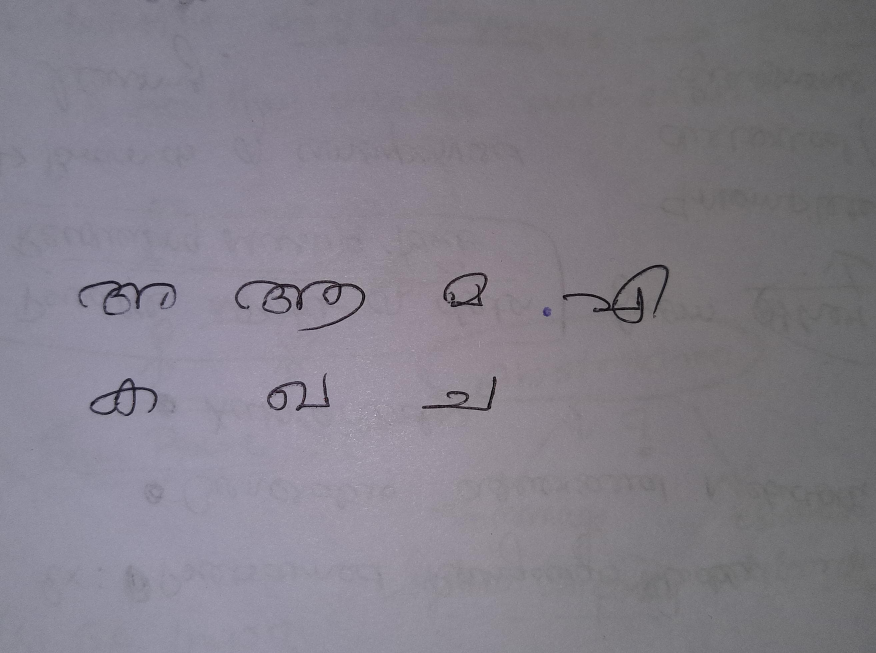
#> input picture WhatsApp Image 2025-02-14 at 20.42.59_238b7707.jpg, 2628 x 1959 px (shown at 1/3 size)
$ jupyter execute --allow-errors main.ipynb
#> lines starting #> are read from the running program, lines starting #| are printed output that depends on the picture; after the words box and inside, x2 and y2 are one past the last pixel; in counts of white or black regions, pixels touching at a corner belong together
### ocr/helpers.py
# -*- coding: utf-8 -*-
"""
Helper functions for ocr project
"""
import matplotlib.pyplot as plt
import numpy as np
import cv2


SMALL_HEIGHT = 800


# [5 lines left out: function implt, not called in this run]


def resize(img, height=SMALL_HEIGHT, always=False):
    """Resize image to given height."""
    if (img.shape[0] > height or always):
        rat = height / img.shape[0]
        return cv2.resize(img, (int(rat * img.shape[1]), height))

    return img


def ratio(img, height=SMALL_HEIGHT):
    """Getting scale ratio."""
    return img.shape[0] / height


# [12 lines left out: function img_extend, not called in this run]

### ocr/page.py
# -*- coding: utf-8 -*-
"""
Crop background and transform perspective from the photo of page
"""
import numpy as np
import cv2

from .helpers import *

def detection(image, area_thresh = 0.5):
    """Finding Page."""
    small = resize(image)
    # Edge detection
    image_edges = _edges_detection(small, 200, 250)

    # Close gaps between edges (double page clouse => rectangle kernel)
    closed_edges = cv2.morphologyEx(image_edges,
                                    cv2.MORPH_CLOSE,
                                    np.ones((5, 11)))
    # Countours
    page_contour = _find_page_contours(closed_edges, small, area_thresh)

    # Recalculate to original scale
    page_contour = page_contour.dot(ratio(image, small.shape[0]))
    # Transform prespective
    new_image = _persp_transform(image, page_contour)
    return new_image


def _edges_detection(img, minVal, maxVal):
    """Preprocessing (gray, thresh, filter, border) + Canny edge detection."""
    img = cv2.cvtColor(img, cv2.COLOR_BGR2GRAY)

    img = cv2.bilateralFilter(img, 9, 75, 75)
    img = cv2.adaptiveThreshold(img, 255,
                                cv2.ADAPTIVE_THRESH_GAUSSIAN_C,
                                cv2.THRESH_BINARY, 115, 4)

    # Median blur replace center pixel by median of pixels under kelner
    # => removes thin details
    img = cv2.medianBlur(img, 11)

    # Add black border - detection of border touching pages
    img = cv2.copyMakeBorder(img, 5, 5, 5, 5,
                             cv2.BORDER_CONSTANT,
                             value=[0, 0, 0])
    return cv2.Canny(img, minVal, maxVal)


def _four_corners_sort(pts):
    """Sort corners in order: top-left, bot-left, bot-right, top-right."""
    diff = np.diff(pts, axis=1)
    summ = pts.sum(axis=1)
    return np.array([pts[np.argmin(summ)],
                     pts[np.argmax(diff)],
                     pts[np.argmax(summ)],
                     pts[np.argmin(diff)]])


def _contour_offset(cnt, offset):
    """Offset contour because of 5px border."""
    cnt += offset
    cnt[cnt < 0] = 0
    return cnt


def _find_page_contours(edges, img, area_thresh):
    """Finding corner points of page contour."""
    contours, hierarchy = cv2.findContours(edges,
                                                cv2.RETR_TREE,
                                                cv2.CHAIN_APPROX_SIMPLE)

    # Finding biggest rectangle otherwise return original corners
    height = edges.shape[0]
    width = edges.shape[1]
    MIN_COUNTOUR_AREA = height * width * area_thresh
    MAX_COUNTOUR_AREA = (width - 10) * (height - 10)

    max_area = MIN_COUNTOUR_AREA
    page_contour = np.array([[0, 0],
                             [0, height-5],
                             [width-5, height-5],
                             [width-5, 0]])

    for cnt in contours:
        perimeter = cv2.arcLength(cnt, True)
        approx = cv2.approxPolyDP(cnt, 0.03 * perimeter, True)

        # Page has 4 corners and it is convex
        if (len(approx) == 4 and
                cv2.isContourConvex(approx) and
                max_area < cv2.contourArea(approx) < MAX_COUNTOUR_AREA):

            max_area = cv2.contourArea(approx)
            page_contour = approx[:, 0]

    # Sort corners and offset them
    page_contour = _four_corners_sort(page_contour)
    return _contour_offset(page_contour, (-5, -5))


def _persp_transform(img, s_points):
    """Transform perspective from start points to target points."""
    # Euclidean distance - calculate maximum height and width
    height = max(np.linalg.norm(s_points[0] - s_points[1]),
                 np.linalg.norm(s_points[2] - s_points[3]))
    width = max(np.linalg.norm(s_points[1] - s_points[2]),
                 np.linalg.norm(s_points[3] - s_points[0]))

    # Create target points
    t_points = np.array([[0, 0],
                        [0, height],
                        [width, height],
                        [width, 0]], np.float32)

    # getPerspectiveTransform() needs float32
    if s_points.dtype != np.float32:
        s_points = s_points.astype(np.float32)

    M = cv2.getPerspectiveTransform(s_points, t_points)
    return cv2.warpPerspective(img, M, (int(width), int(height)))

### main.ipynb
[cell 1]
import cv2
import numpy as np
import os
from tqdm import tqdm
from ocr import page, words

[cell 2]
import cv2
import os
import numpy as np
from tqdm import tqdm
import json

output_folder = "cropped_letters"
if not os.path.exists(output_folder):
    os.makedirs(output_folder)

image_path = r"WhatsApp Image 2025-02-14 at 20.42.59_238b7707.jpg"
image = cv2.imread(image_path)
#> image is the input picture: shape (1959, 2628, 3); mean B, G, R 137.2, 127.5, 131.3
image = page.detection(image)  # Ensure `page.detection()` is correctly defined
#> in _edges_detection, `img = cv2.adaptiveThreshold(img, 255, cv2.ADAPTIVE_THRESH_GAUSSIAN_C, ..`:
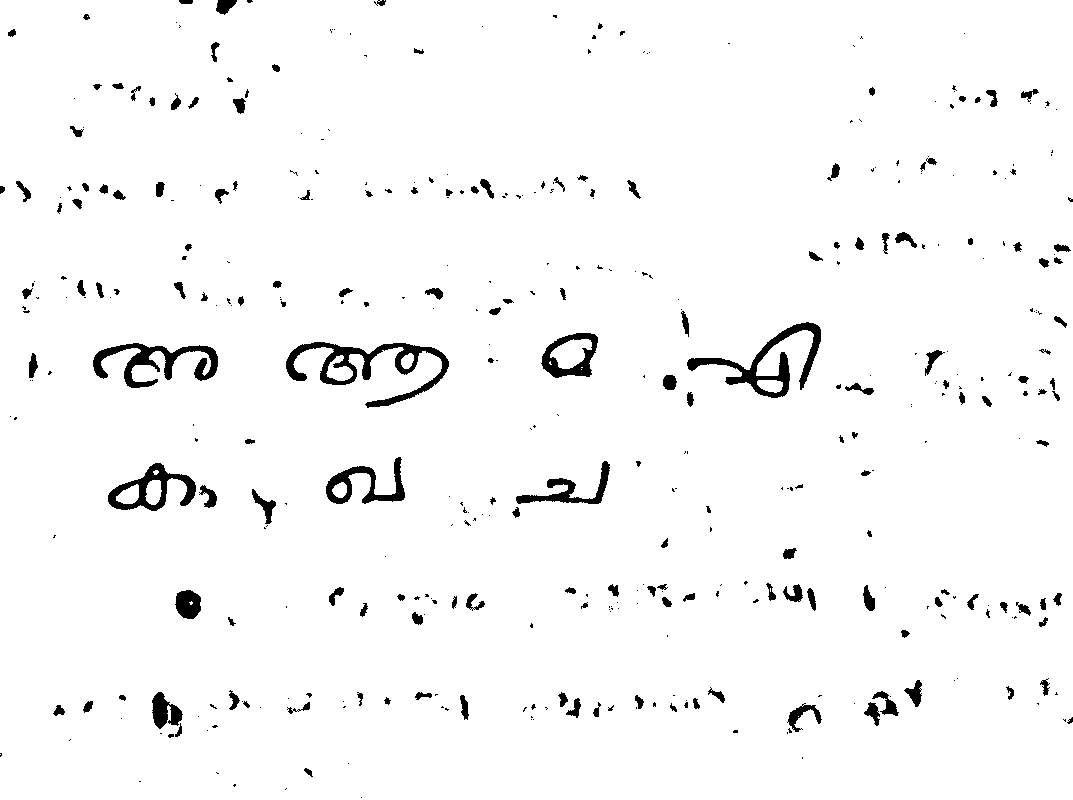
#> img: shape (800, 1073); 97% white; 414 black regions (246 under 20 px), largest, box (x1, y1, x2, y2) and area: (286, 342, 449, 408) 2804, (687, 322, 821, 398) 2331, (93, 343, 218, 388) 2049
#> in _edges_detection, `img = cv2.medianBlur(img, 11)`: img: shape (800, 1073); 98.2% white; 79 black regions (15 under 20 px), largest, box (x1, y1, x2, y2) and area: (688, 323, 821, 394) 1746, (108, 464, 172, 510) 1192, (542, 333, 598, 377) 1083
#> in _edges_detection, `img = cv2.copyMakeBorder(img, 5, 5, 5, 5, cv2.BORDER_CONSTANT, value=[..`:
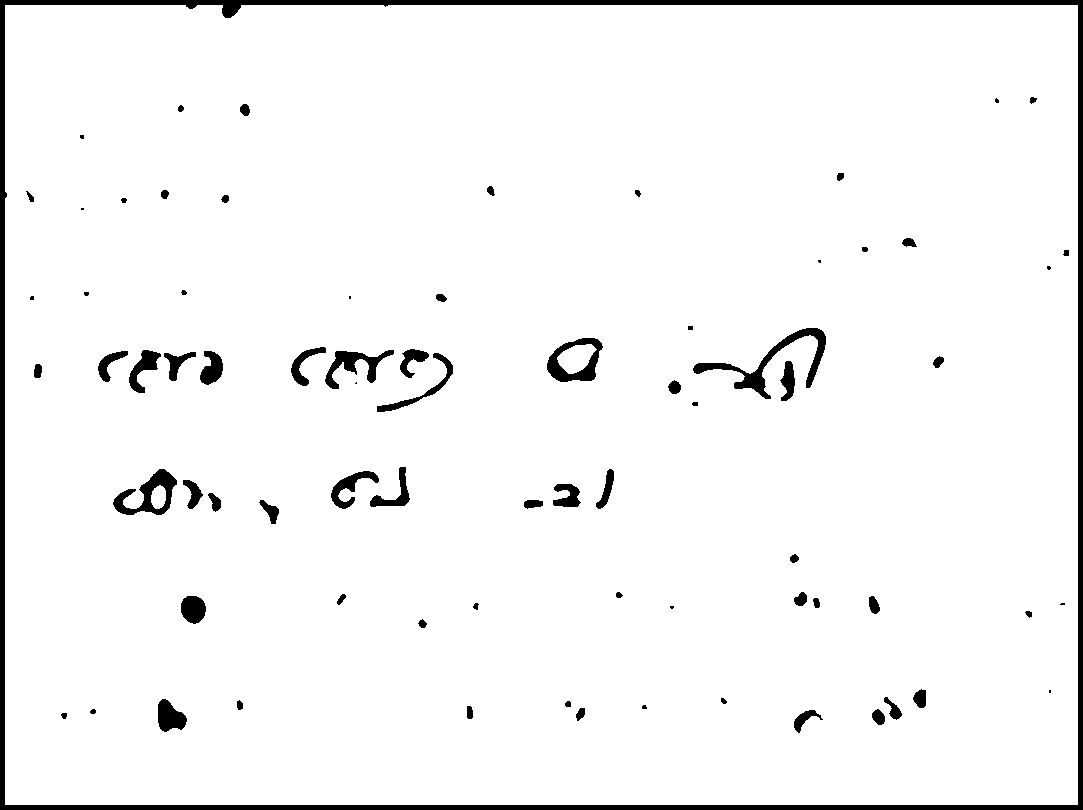
#> img: shape (810, 1083); 96.1% white; 76 black regions (13 under 20 px), largest, box (x1, y1, x2, y2) and area: (0, 0, 1083, 810) 19064, (693, 328, 826, 399) 1746, (113, 469, 177, 515) 1192
#> in _edges_detection, `return cv2.Canny(img, minVal, maxVal)`:
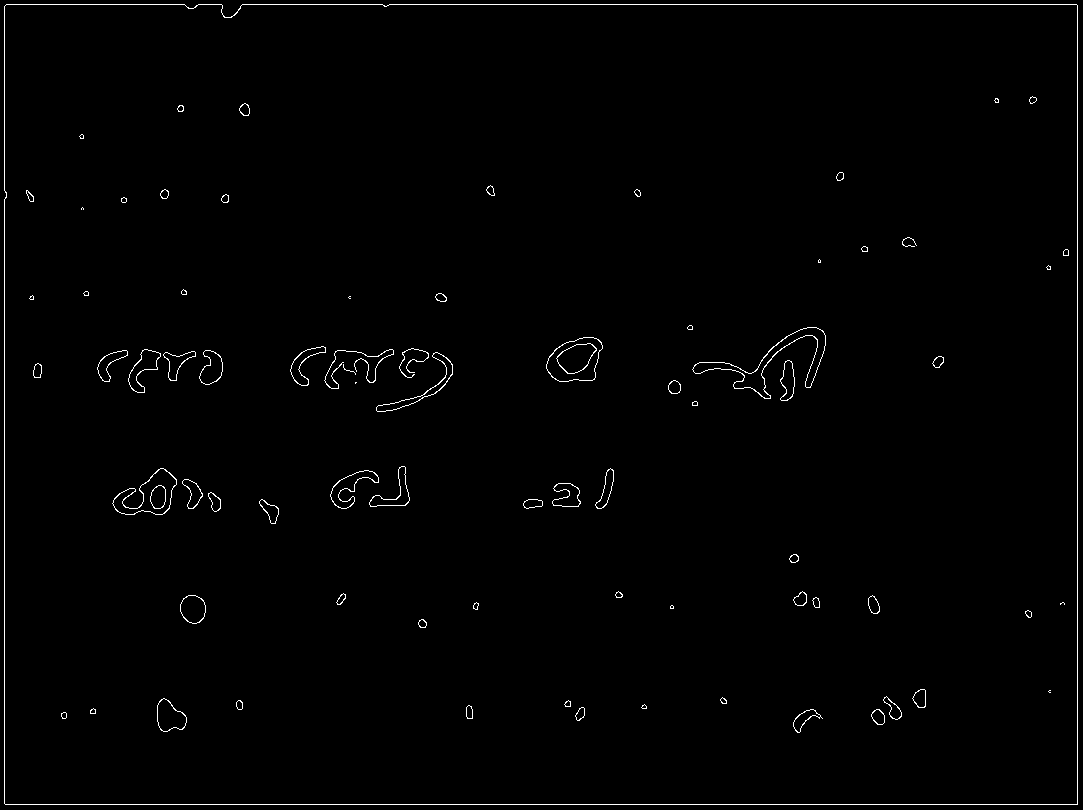
#> returned value: shape (810, 1083); 0.97% white in thin lines or dots
#> in detection, `closed_edges = cv2.morphologyEx(image_edges, cv2.MORPH_CLOSE, np.ones(..`:
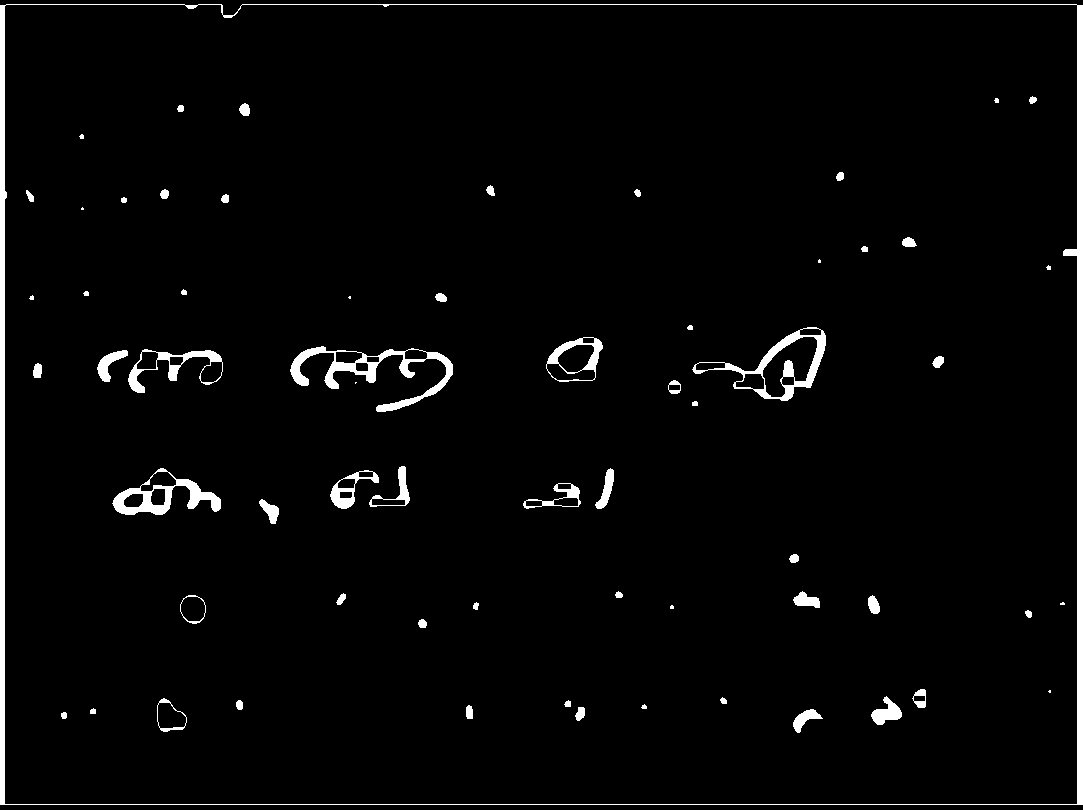
#> closed_edges: shape (810, 1083); 2.8% white; 64 white regions (10 under 20 px)
#> in _find_page_contours, `contours, hierarchy = cv2.findContours(edges, cv2.RETR_TREE, cv2.CHAIN..`: contours = 94 contours, 16 with area under 20; largest, box (x1, y1, x2, y2) and area: (0, 4, 1083, 805) 865402, (4, 4, 1078, 805) 858046, (692, 327, 826, 401) 4048, (290, 346, 453, 412) 2710, (112, 468, 221, 515) 2302
#> the loop in _find_page_contours, `for cnt in contours:` made 94 passes
#> (perimeter, max_area, page_contour) on pass 2: (3793.2, 855993.5, [[4, 6], [1076, 4], [1077, 803], [5, 804]])
#> perimeter on passes 3 to 8: 19.66, 85.84, 18.24, 38.14, 35.07, 15.07
#> after the loop in _find_page_contours, `for cnt in contours:`: max_area = 855993.5
#> in _four_corners_sort, `diff = np.diff(pts, axis=1)`: diff = [2, -1072, -274, 799]
#> in _four_corners_sort, `summ = pts.sum(axis=1)`: summ = [10, 1080, 1880, 809]
#> in _find_page_contours, `page_contour = _four_corners_sort(page_contour)`: page_contour = [[4, 6], [5, 804], [1077, 803], [1076, 4]]
#> in _contour_offset, `cnt += offset`: cnt = [[-1, 1], [0, 799], [1072, 798], [1071, -1]]
#> in detection, `page_contour = _find_page_contours(closed_edges, small, area_thresh)`: page_contour = [[0, 1], [0, 799], [1072, 798], [1071, 0]]
#> in detection, `page_contour = page_contour.dot(ratio(image, small.shape[0]))`: page_contour = [[0, 2.45], [0, 1956.6], [2625.1, 1954.1], [2622.6, 0]]
#> in _persp_transform, `height = max(np.linalg.norm(s_points[0] - s_points[1]), np.linalg.norm..`: height = 1954.1
#> in _persp_transform, `width = max(np.linalg.norm(s_points[1] - s_points[2]), np.linalg.norm(..`: width = 2625.1
#> in _persp_transform, `t_points = np.array([[0, 0], [0, height], [width, height], [width, 0]]..`: t_points = [[0, 0], [0, 1954.1], [2625.1, 1954.1], [2625.1, 0]]
#> in _persp_transform, `s_points = s_points.astype(np.float32)`: s_points has the same summary as page_contour in detection
#> in _persp_transform, `M = cv2.getPerspectiveTransform(s_points, t_points)`: M = [[1, 2.27e-19, -4.45e-16], [0.000935, 1, -2.45], [8.96e-10, 4.78e-07, 1]]

gray = cv2.cvtColor(image, cv2.COLOR_BGR2GRAY)
_, thresh = cv2.threshold(gray, 120, 250, cv2.THRESH_BINARY_INV)
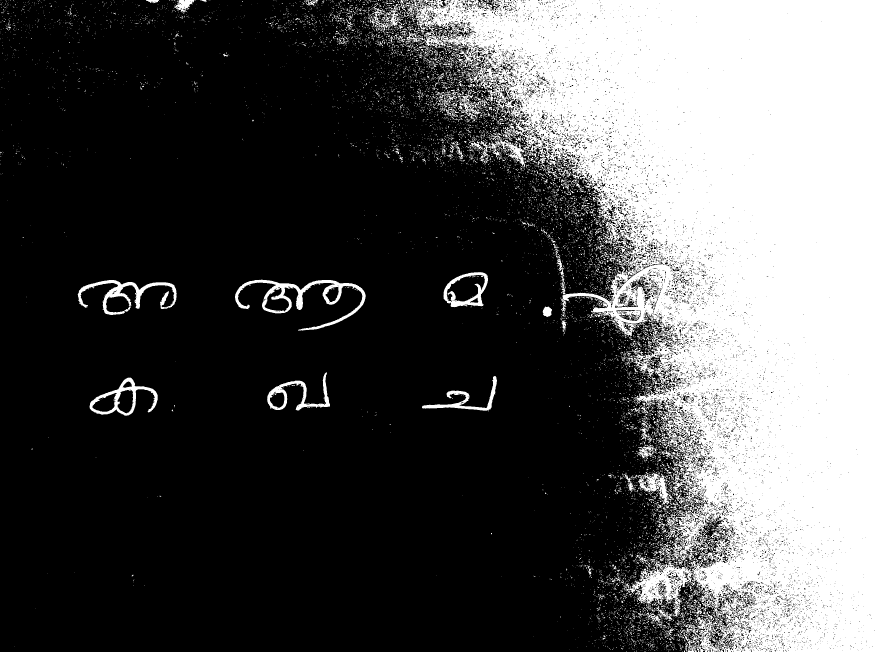
#> thresh: shape (1954, 2625) (shown at 1/3 size); values 0 (black) and 250 (white), 31.4% white; 8978 white regions (8366 under 20 px)

contours, _ = cv2.findContours(thresh, cv2.RETR_EXTERNAL, cv2.CHAIN_APPROX_SIMPLE)
#> contours = 8803 contours, 8551 with area under 20; largest, box (x1, y1, x2, y2) and area: (1217, 0, 2625, 1954) 1561018, (705, 839, 1097, 992) 14622, (268, 1133, 473, 1247) 10576, (1330, 816, 1464, 922) 10389, (233, 840, 530, 945) 7072
print(f"Total contours detected: {len(contours)}")
#| Total contours detected: 8803

bounding_boxes = []
padding = 10

for i, contour in tqdm(enumerate(contours), total=len(contours), desc="Processing Contours", unit="contour"):
    x, y, w, h = cv2.boundingRect(contour)

    if w > 10 and h > 10 and cv2.contourArea(contour) > 50:
        x_pad = max(x - padding, 0)
        y_pad = max(y - padding, 0)
        w_pad = min(x + w + padding, image.shape[1]) - x_pad
        h_pad = min(y + h + padding, image.shape[0]) - y_pad

        letter = image[y_pad:y_pad+h_pad, x_pad:x_pad+w_pad]
        letter_gray = cv2.cvtColor(letter, cv2.COLOR_BGR2GRAY)
        _, letter_thresh = cv2.threshold(letter_gray, 160, 255, cv2.THRESH_BINARY_INV)

        letter_alpha = cv2.merge((letter_thresh, letter_thresh, letter_thresh, letter_thresh))

        filename = os.path.join(output_folder, f'letter_{len(bounding_boxes) + 1}.png')
        cv2.imwrite(filename, letter_alpha)

        bounding_boxes.append({
            "x": x_pad, "y": y_pad, "w": w_pad, "h": h_pad,
            "filename": filename
        })
#> this loop made 8803 passes
#> (x, y, w, h, x_pad, y_pad, w_pad, h_pad) on passes 135, 220, 391, 654, 659, 779, 829, 848, 974, 1034, 1293, 1325: (2063, 1927, 27, 27, 2053, 1917, 47, 37), (2136, 1912, 14, 16, 2126, 1902, 34, 36), (2004, 1884, 18, 21, 1994, 1874, 38, 41), (1911, 1838, 22, 19, 1901, 1828, 42, 39), (1937, 1837, 45, 33, 1927, 1827, 65, 53), (1968, 1817, 52, 46, 1958, 1807, 72, 66), (2062, 1806, 23, 25, 2052, 1796, 43, 45), (2106, 1803, 14, 19, 2096, 1793, 34, 39), (2072, 1771, 20, 23, 2062, 1761, 40, 43), (1872, 1748, 16, 24, 1862, 1738, 36, 44), (2032, 1678, 18, 22, 2022, 1668, 38, 42), (1919, 1668, 36, 34, 1909, 1658, 56, 54)
#> (x, y, w, h, x_pad) on pass 2776: (1897, 1044, 33, 20, 1887)
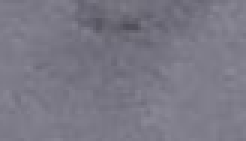
#> letter: shape (47, 82, 3) (shown 3 times larger); mean B, G, R 133.1, 120.2, 122.2
#> after the loop, bounding_boxes = 88 items
#> `i = cv2.imread(img, cv2.IMREAD_GRAYSCALE)`:
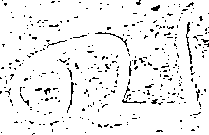
#> i: shape (135, 209); 93.8% white; black in thin lines or dots
#> `i = cv2.resize(i, (128, 128), interpolation=cv2.INTER_LINEAR)`:
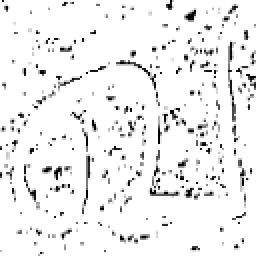
#> i: shape (128, 128) (shown 2 times larger); min 0, max 255, mean 239.2

# Save bounding box data
with open(os.path.join(output_folder, "bounding_boxes.json"), "w") as f:
    json.dump(bounding_boxes, f)

print("Character images and bounding box data saved successfully!")

[cell 3]
import tensorflow as tf
from tensorflow.keras.preprocessing.image import ImageDataGenerator

[cell 4]
# model = tf.keras.models.load_model('malayalam_handwriting_model.h5')

[cell 5]
def preprocessing_fun(img):
    img=np.where(img>0.5,1,0)
    return img

#> (a cell that did not finish here is left out)

#> (a cell that did not finish here is left out)

[cell 8]
from tensorflow.keras.models import load_model
import pickle
from tqdm import tqdm

import glob

[cell 9]
test_fold=sorted(glob.glob("cropped_letters/*"))

#> (a cell that did not finish here is left out)

[cell 11]
import cv2
import os
import json
import numpy as np
import glob

# Load bounding box data
with open("cropped_letters/bounding_boxes.json", "r") as f:
    bounding_boxes = json.load(f)

# Sort bounding boxes by position (top to bottom, then left to right)
bounding_boxes.sort(key=lambda b: (b["y"], b["x"]))

# Load cropped images for prediction
test_fold = sorted(glob.glob("cropped_letters/*.png"))

y_pred = []
file_list = []

#> (the rest of this cell did not finish here and is left out)
